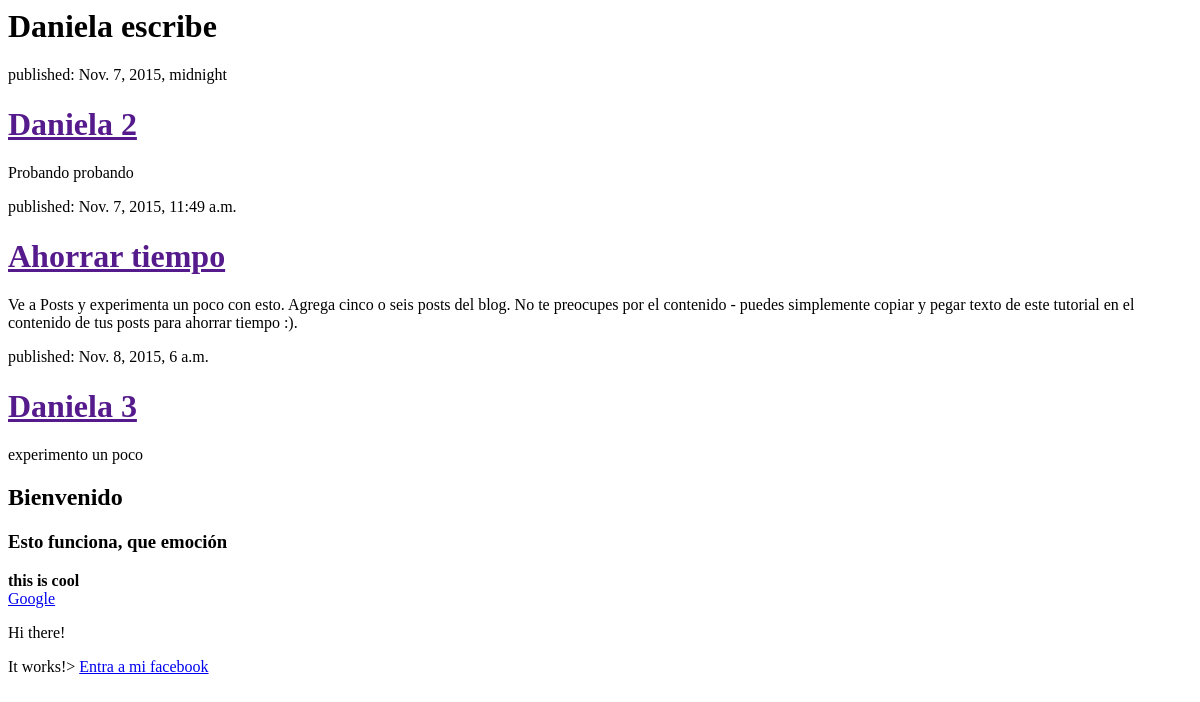
Before: / with the older database file.
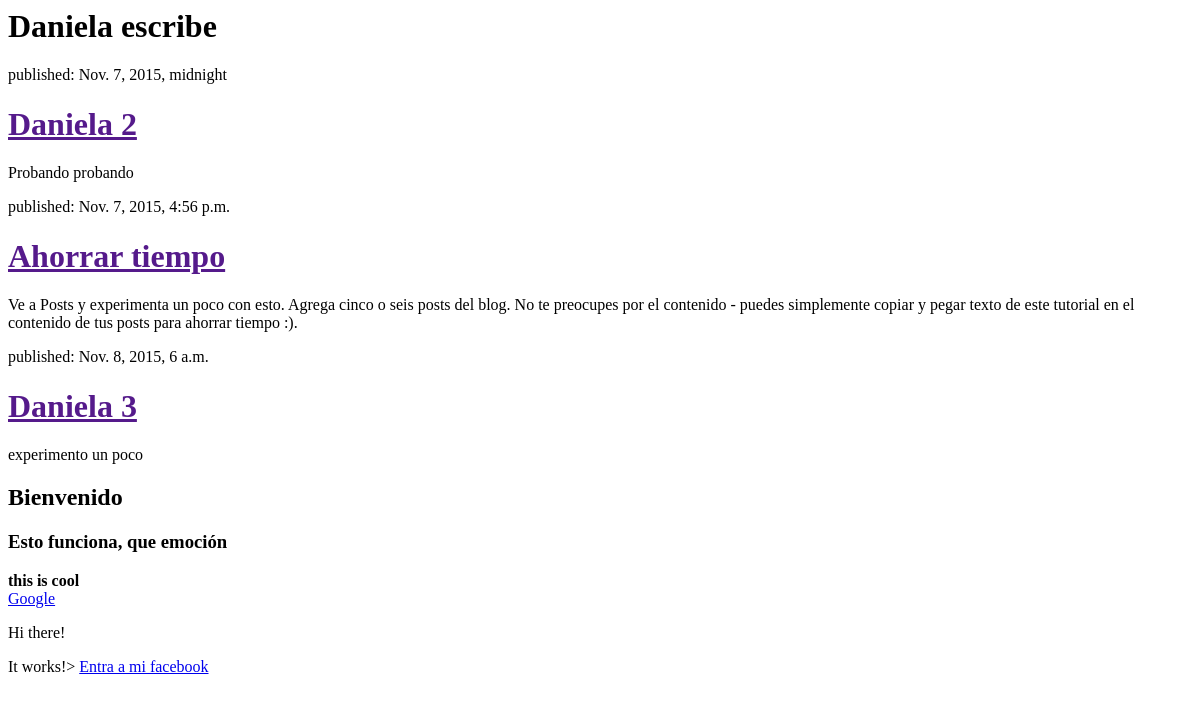
After: the same page with the newer database file.
### blog/models.py (models this page shows, shortened)
class Post(models.Model):
	author = models.ForeignKey('auth.User')
	title = models.CharField(max_length=200)
	text = models.TextField()
	created_date = models.DateTimeField(default=timezone.now)
	published_date = models.DateTimeField(blank=True, null=True)

### blog/views.py (the view)
# urls.py: url(r'^$', views.post_list),]
def post_list(request):
	posts= Post.objects.filter(published_date__lte=timezone.now()).order_by('published_date')
	return render(request, 'blog/post_list.html', {'posts': posts})

### blog/templates/blog/post_list.html (shortened to what this page needs)
<html>
<head>
</head>
<body>
	<h1>Daniela escribe</h1>
	{% for post in posts %}
		<div>
			<p>published: {{post.published_date}}</p>
			<h1><a href="">{{post.title}}</a></h1>
			<p>{{ post.text|linebreaks}}</p>
		</div>
	{% endfor %}
	<h2>Bienvenido</h2>
	<h3>Esto funciona, que emoción</h3>
	<strong>this is cool</strong>
	<br />
	<a href="http://google.com">Google</a>
	<p>Hi there!</p>
	<p>It works!>
	<a href="http://facebook.com/danielaornelas">Entra a mi facebook</a>
</body>
	</html>

Changed rows visible on the page:
changed Post "Ahorrar tiempo": published_date "Nov. 7, 2015, 11:49 a.m." → "Nov. 7, 2015, 4:56 p.m."
